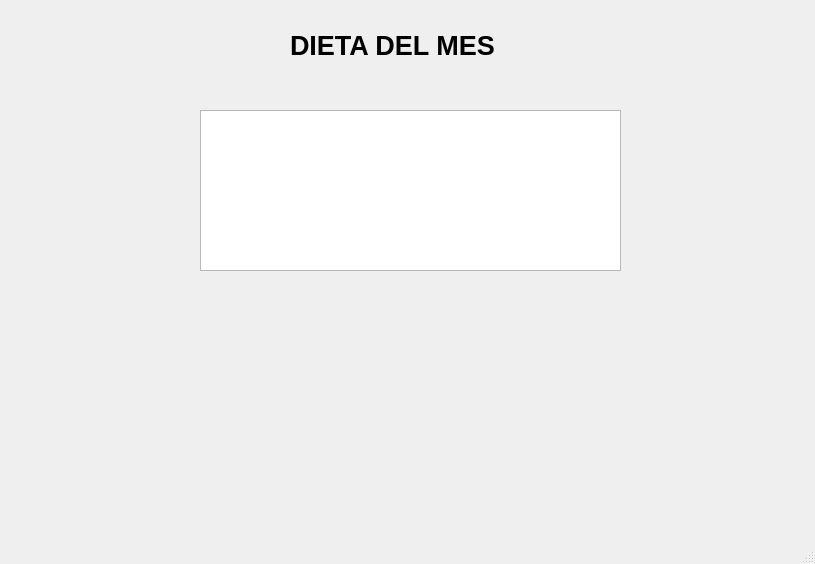
<?xml version="1.0" encoding="UTF-8"?>
<ui version="4.0">
 <class>MainWindow</class>
 <widget class="QMainWindow" name="MainWindow">
  <property name="geometry">
   <rect>
    <x>0</x>
    <y>0</y>
    <width>815</width>
    <height>564</height>
   </rect>
  </property>
  <property name="windowTitle">
   <string>MainWindow</string>
  </property>
  <widget class="QWidget" name="centralwidget">
   <widget class="QTableWidget" name="tabla_dieta">
    <property name="geometry">
     <rect>
      <x>200</x>
      <y>110</y>
      <width>421</width>
      <height>161</height>
     </rect>
    </property>
   </widget>
   <widget class="QLabel" name="label">
    <property name="geometry">
     <rect>
      <x>290</x>
      <y>20</y>
      <width>221</width>
      <height>51</height>
     </rect>
    </property>
    <property name="font">
     <font>
      <pointsize>20</pointsize>
      <weight>75</weight>
      <bold>true</bold>
     </font>
    </property>
    <property name="text">
     <string>DIETA DEL MES</string>
    </property>
   </widget>
  </widget>
  <widget class="QMenuBar" name="menubar">
   <property name="geometry">
    <rect>
     <x>0</x>
     <y>0</y>
     <width>815</width>
     <height>21</height>
    </rect>
   </property>
  </widget>
  <widget class="QStatusBar" name="statusbar"/>
 </widget>
 <resources/>
 <connections/>
</ui>
